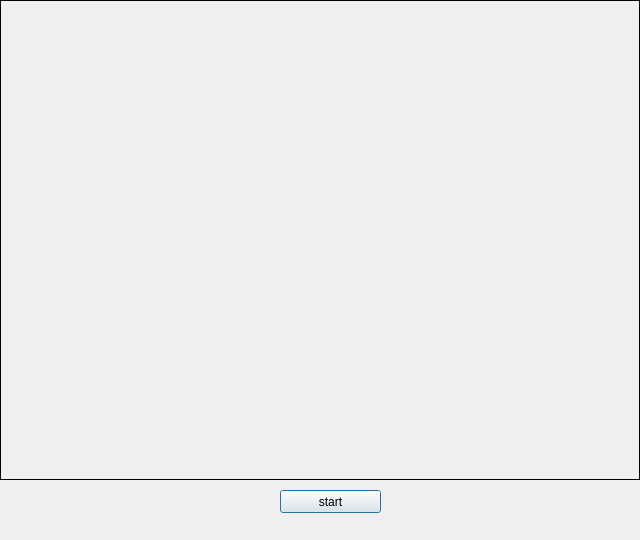
<?xml version="1.0" encoding="UTF-8"?>
<ui version="4.0">
 <class>Dialog</class>
 <widget class="QDialog" name="Dialog">
  <property name="geometry">
   <rect>
    <x>0</x>
    <y>0</y>
    <width>640</width>
    <height>540</height>
   </rect>
  </property>
  <property name="windowTitle">
   <string>Dialog</string>
  </property>
  <widget class="QLabel" name="imglabel">
   <property name="enabled">
    <bool>true</bool>
   </property>
   <property name="geometry">
    <rect>
     <x>0</x>
     <y>0</y>
     <width>640</width>
     <height>480</height>
    </rect>
   </property>
   <property name="frameShape">
    <enum>QFrame::Panel</enum>
   </property>
   <property name="text">
    <string/>
   </property>
  </widget>
  <widget class="QPushButton" name="startButton">
   <property name="geometry">
    <rect>
     <x>280</x>
     <y>490</y>
     <width>101</width>
     <height>23</height>
    </rect>
   </property>
   <property name="text">
    <string>start</string>
   </property>
  </widget>
 </widget>
 <resources/>
 <connections/>
</ui>
